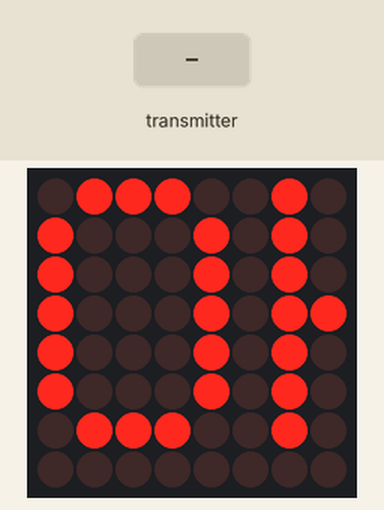
Simulated run of this sketch. Board: ESP32-S3. Parts: 8×8 LED matrix. The test bench sets the inputs (shaded band). WiFi joins after 1.5 s; servers stay silent unless stated; uploads are accepted with an empty reply; what the sketch prints to the serial monitor is not drawn.

Above: at 4.7 s.
4.8 s: the transmitter starts sending nivel = 0
At 5.38 s:
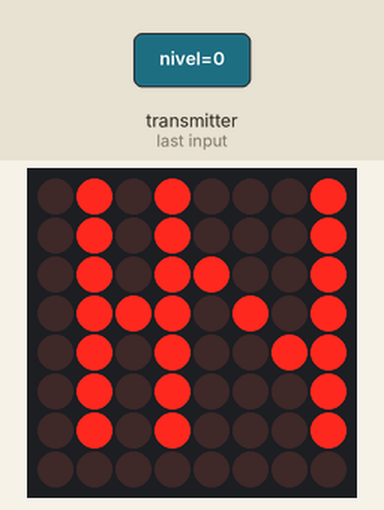
6.6 s: the transmitter starts sending temperatura = 25
At 8.36 s:
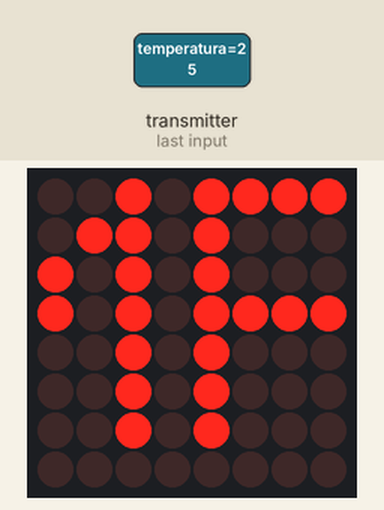
8.4 s: the transmitter starts sending umidade = 25
At 8.98 s:
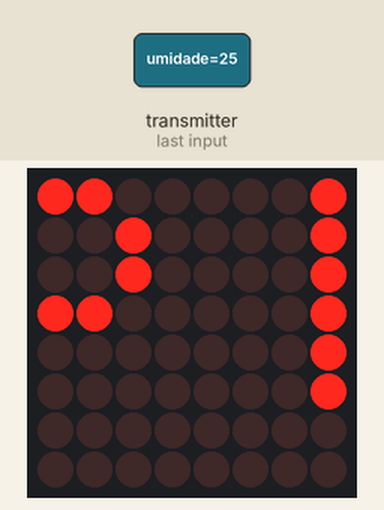
10.7 s: the transmitter starts sending luminosidade = 1024
At 11.28 s:
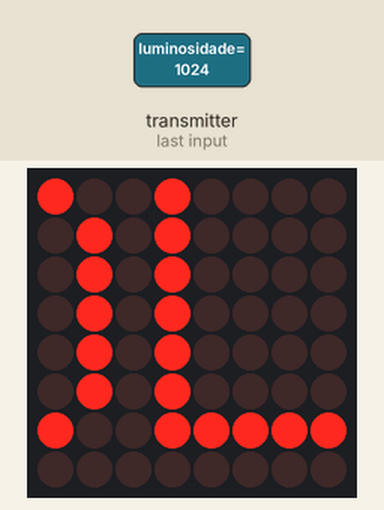
12.5 s: the transmitter starts sending timestamp = 0
At 13.08 s:
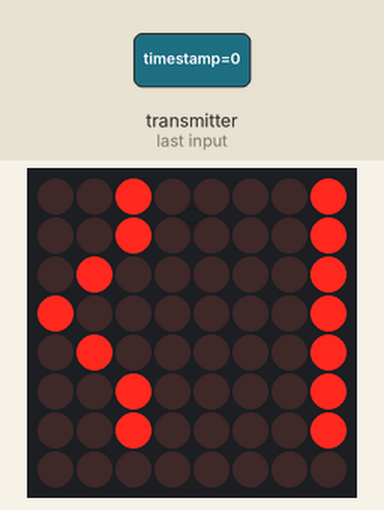
14.3 s: the transmitter starts sending nivel = 25
At 15.38 s:
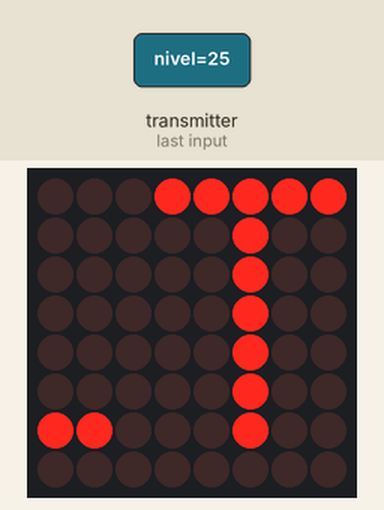

Measured:
- after the input at 4.8 s, the display: first changes after 0.22 s (image 1 shows a later state)

The sketch:

monitoramento.ino
```cpp
/*
  =============================================================================
  PROJETO IOT INDUSTRIAL - MONITORAMENTO (RECEPTOR)
  Ficheiro: firmware/receptor/receptor.ino
  Hardware: ESP32-S3
  Visualização: Matriz de LEDs MAX7219 (DIN: 11, CLK: 12, CS: 10)
  Comunicação: ESP-NOW (Recepção) + Wi-Fi HTTP POST (API Flask)
  =============================================================================
*/

#include <WiFi.h>
#include <esp_now.h>
#include <HTTPClient.h>
#include <MD_Parola.h>
#include <MD_MAX72xx.h>

// ===================== CONFIGURAÇÃO DE REDE E API =====================
const char* WIFI_SSID = "NOME_DA_SUA_REDE_WIFI";   // Insira o nome do seu Wi-Fi
const char* WIFI_PASS = "SENHA_DO_SEU_WIFI";       // Insira a senha do seu Wi-Fi

// Ajuste a IP_DA_SUA_MAQUINA para o IP do seu computador na rede Wi-Fi
const char* API_URL   = "http://10.0.2.15:5000/api/telemetria";

// ===================== HARDWARE MAX7219 =====================
#define HARDWARE_TYPE MD_MAX72XX::FC16_HW
#define MAX_DEVICES   1
#define DATA_PIN      11                     // DIN
#define CLK_PIN       12                     // CLK
#define CS_PIN        10                     // CS

MD_Parola P = MD_Parola(HARDWARE_TYPE, DATA_PIN, CLK_PIN, CS_PIN, MAX_DEVICES);

// ===================== CONFIGURAÇÕES DO SISTEMA =====================
#define TIMEOUT_RX_MS   5000
#define TEMPO_TELA_MS   2000

// ===================== ESTRUTURA DE DADOS (20 BYTES) =====================
typedef struct struct_message {
    float nivel;
    float temperatura;
    float umidade;
    int luminosidade;
    unsigned long timestamp;
} struct_message;

struct_message dadosPacote;
uint8_t macOrigem[6];

volatile bool novoPacote = false;
volatile bool tamanhoInvalido = false;
volatile int  tamanhoRecebido = 0;
volatile unsigned long lastRxMillis = 0;

bool emTimeout = true;
int telaAtual = 0;
unsigned long lastTelaMillis = 0;

char textoExibicao[30] = "INICIANDO";

// ===================== ENVIO HTTP POST PARA API FLASK =====================
void enviarParaAPI(struct_message dados) {
  if (WiFi.status() == WL_CONNECTED) {
    HTTPClient http;
    http.begin(API_URL);
    http.addHeader("Content-Type", "application/json");
    http.setTimeout(2000);

    String jsonPayload;
    jsonPayload.reserve(150);
    jsonPayload = "{\"nivel\":" + String(dados.nivel, 1) +
                  ",\"temperatura\":" + String(dados.temperatura, 1) +
                  ",\"umidade\":" + String(dados.umidade, 1) +
                  ",\"luminosidade\":" + String(dados.luminosidade) +
                  ",\"timestamp\":" + String(dados.timestamp) + "}";

    int httpCode = http.POST(jsonPayload);

    if (httpCode > 0) {
      Serial.printf("[HTTP POST] Status: %d\n", httpCode);
    } else {
      Serial.printf("[HTTP ERRO] %s\n", http.errorToString(httpCode).c_str());
    }
    http.end();
  } else {
    Serial.println("[HTTP ERRO] Wi-Fi desconectado!");
  }
}

// ===================== TRATAMENTO ESP-NOW =====================
void tratarPacote(const uint8_t *mac, const uint8_t *data, int len) {
  if (len != sizeof(struct_message)) {
    tamanhoRecebido = len;
    tamanhoInvalido = true;
    return;
  }

  memcpy(&dadosPacote, data, sizeof(struct_message));
  memcpy(macOrigem, mac, 6);
  lastRxMillis = millis();
  novoPacote = true;
}

#if defined(ESP_ARDUINO_VERSION_MAJOR) && ESP_ARDUINO_VERSION_MAJOR >= 3
void aoReceber(const esp_now_recv_info_t *info, const uint8_t *data, int len) {
  tratarPacote(info->src_addr, data, len);
}
#else
void aoReceber(const uint8_t *mac, const uint8_t *data, int len) {
  tratarPacote(mac, data, len);
}
#endif

// ===================== MATRIZ MAX7219 =====================
void prepararNovaTela() {
  if (emTimeout) {
    snprintf(textoExibicao, sizeof(textoExibicao), "SEM DADOS");
  } else {
    switch (telaAtual) {
      case 0:
        snprintf(textoExibicao, sizeof(textoExibicao), "NVL %.0f%%", dadosPacote.nivel);
        break;
      case 1:
        snprintf(textoExibicao, sizeof(textoExibicao), "TMP %.1fC", dadosPacote.temperatura);
        break;
      case 2:
        snprintf(textoExibicao, sizeof(textoExibicao), "UMD %.1f%%", dadosPacote.umidade);
        break;
      case 3:
        snprintf(textoExibicao, sizeof(textoExibicao), "LUX %d", dadosPacote.luminosidade);
        break;
    }
  }

  #if MAX_DEVICES == 1
    P.displayText(textoExibicao, PA_LEFT, 60, 0, PA_SCROLL_LEFT, PA_SCROLL_LEFT);
  #else
    P.displayText(textoExibicao, PA_CENTER, 0, 0, PA_PRINT, PA_NO_EFFECT);
  #endif
}

// ===================== SETUP =====================
void setup() {
  Serial.begin(115200);
  delay(1000);

  P.begin();
  P.setIntensity(1);
  P.displayText("OK", PA_CENTER, 0, 0, PA_PRINT, PA_NO_EFFECT);
  while (!P.displayAnimate()) { delay(10); }
  delay(1000);

  WiFi.mode(WIFI_STA);
  WiFi.begin(WIFI_SSID, WIFI_PASS);
  Serial.print("[INFO] Conectando ao Wi-Fi ");
  while (WiFi.status() != WL_CONNECTED) {
    delay(500);
    Serial.print(".");
  }
  Serial.println("\n[INFO] Wi-Fi Conectado!");
  Serial.print("[INFO] MAC ESP32-S3 Receptor: ");
  Serial.println(WiFi.macAddress());

  if (esp_now_init() != ESP_OK) {
    Serial.println("[ERRO] Erro ao iniciar ESP-NOW");
    while (true) delay(1000);
  }

  esp_now_register_recv_cb(aoReceber);
  Serial.println("[INFO] Aguardando pacotes do Emissor...\n");
}

// ===================== LOOP PRINCIPAL =====================
void loop() {
  if (P.displayAnimate()) {
    #if MAX_DEVICES == 1
      P.displayReset();
    #endif
  }

  if (tamanhoInvalido) {
    tamanhoInvalido = false;
    Serial.printf("[AVISO] Pacote de tamanho incorreto: %d bytes.\n", tamanhoRecebido);
  }

  if (novoPacote) {
    novoPacote = false;

    bool estavaEmTimeout = emTimeout;
    emTimeout = false;

    if (estavaEmTimeout) {
      telaAtual = 0;
      lastTelaMillis = millis();
      prepararNovaTela();
    }

    Serial.printf("[RX] Nível: %.0f%% | Temp: %.1f°C | Umid: %.1f%% | Lux: %d\n",
                  dadosPacote.nivel, dadosPacote.temperatura,
                  dadosPacote.umidade, dadosPacote.luminosidade);

    enviarParaAPI(dadosPacote);
  }

  // Verifica timeout de recepção (5s)
  if (!emTimeout && (millis() - lastRxMillis > TIMEOUT_RX_MS)) {
    emTimeout = true;
    Serial.println("[AVISO] Timeout de comunicação ativado!");
    prepararNovaTela();
  }

  // Alterna as telas a cada 2 segundos
  if (!emTimeout && (millis() - lastTelaMillis >= TEMPO_TELA_MS)) {
    lastTelaMillis = millis();
    telaAtual = (telaAtual + 1) % 4;
    prepararNovaTela();
  }
}
```
